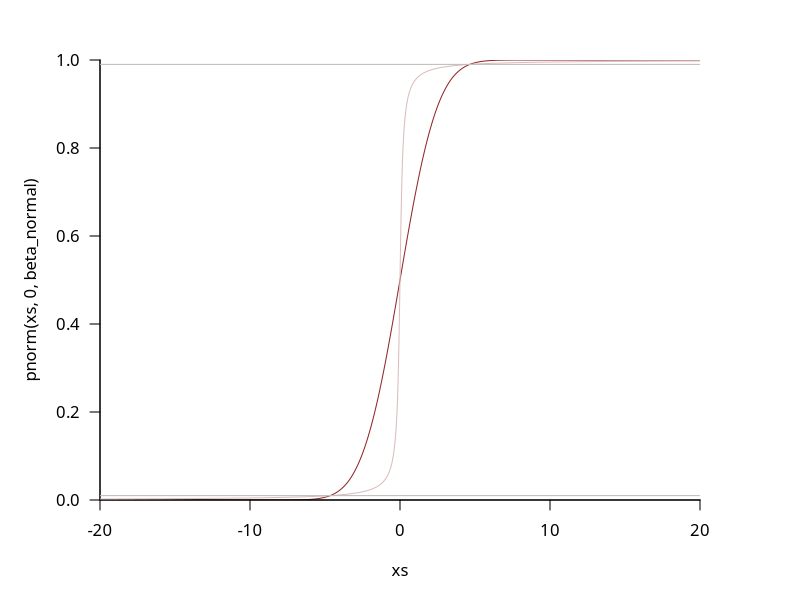
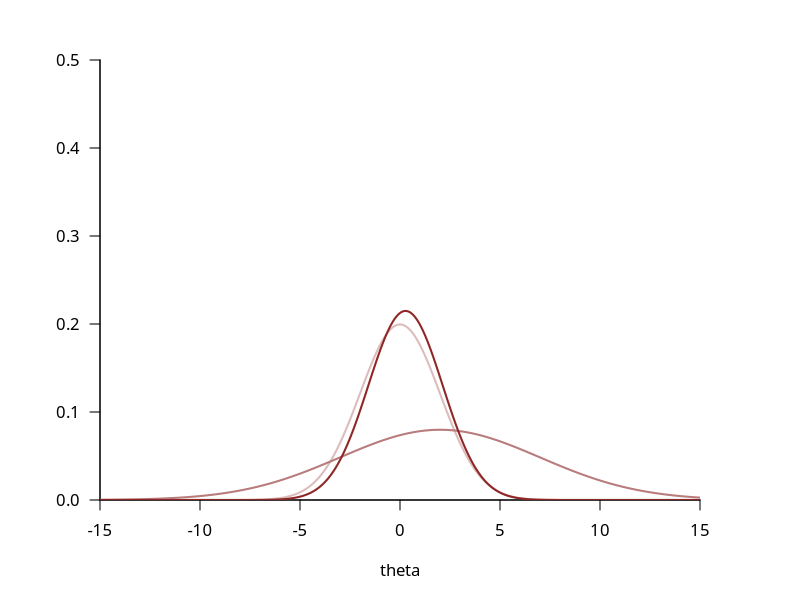
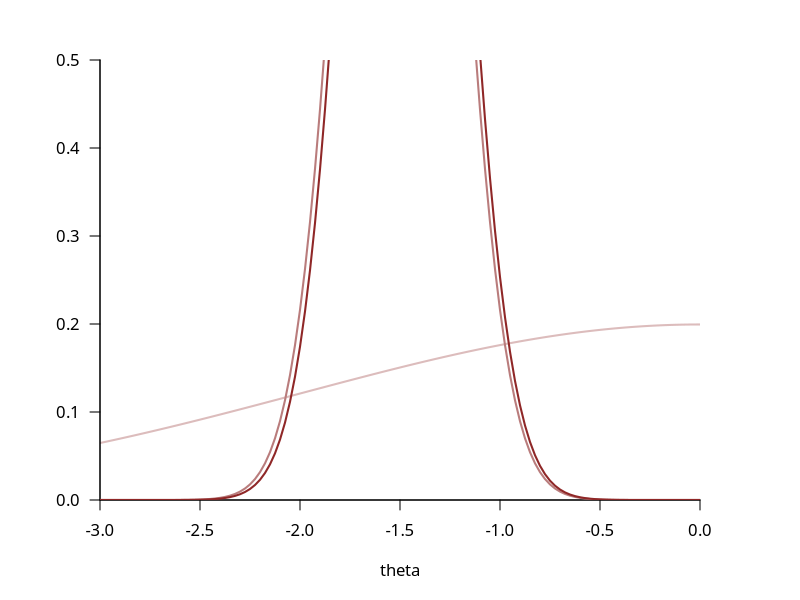
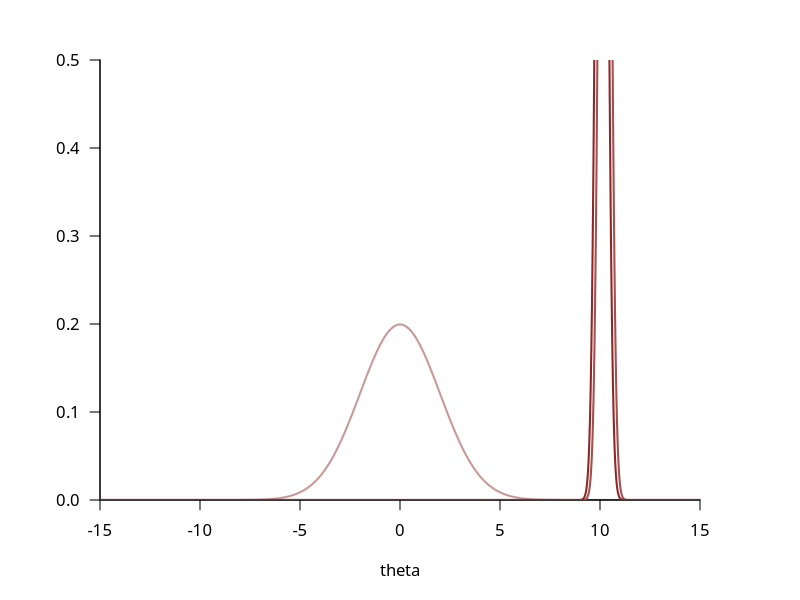
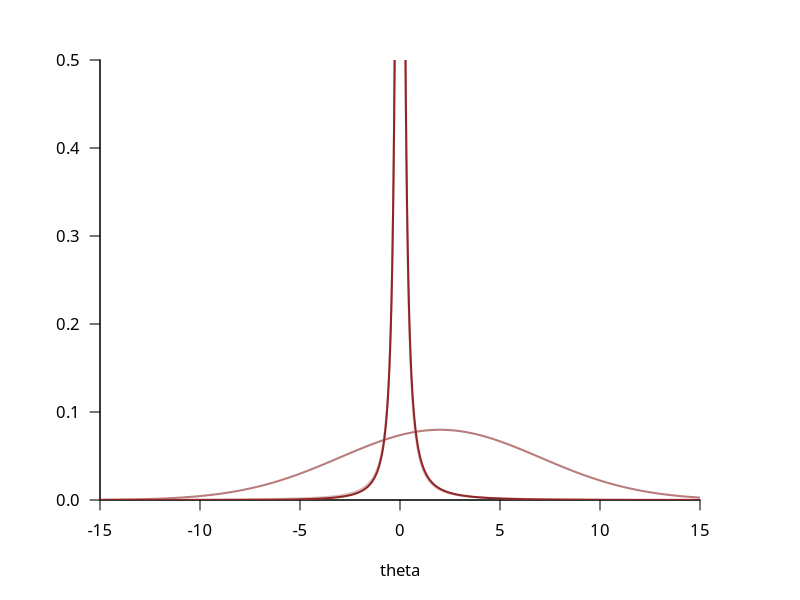
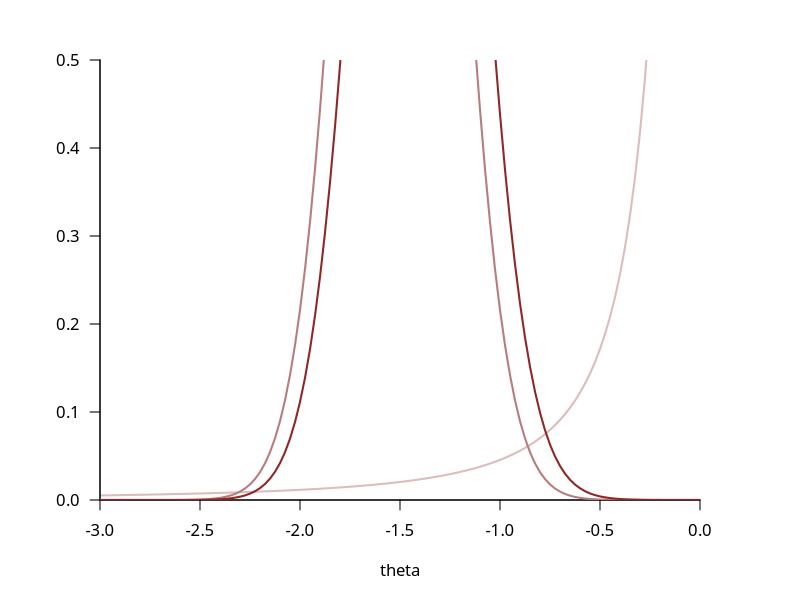
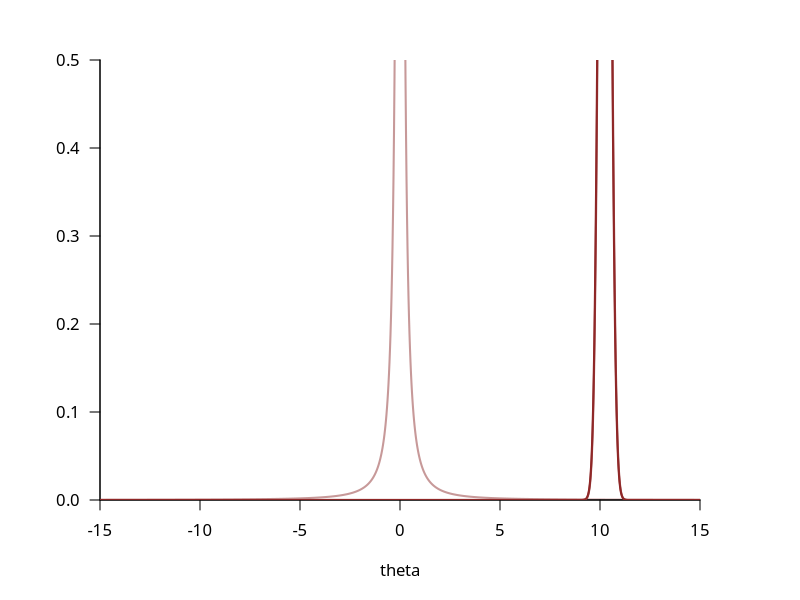

Reproduce these figures in R, in order.
############################################################
# Initial setup
############################################################

c_light <- c("#DCBCBC")
c_light_highlight <- c("#C79999")
c_mid <- c("#B97C7C")
c_mid_highlight <- c("#A25050")
c_dark <- c("#8F2727")
c_dark_highlight <- c("#7C0000")

c_light_trans <- c("#DCBCBC80")
c_dark_trans <- c("#8F272780")
c_green_trans <- c("#00FF0080")

par(family="CMU Serif", las=1, bty="l", cex.axis=1, cex.lab=1, cex.main=1,
    xaxs="i", yaxs="i", mar = c(5, 5, 3, 5))

############################################################
# CDF Comparison
############################################################

delta <- 0.025
xs <- seq(-20, 20, delta)

density_comps <- data.frame(xs)

beta_normal <- 2
beta_cauchy <- beta_normal / ( qcauchy(0.01, 0, beta_normal) / qnorm(0.01, 0, beta_normal) )

plot(xs, pnorm(xs, 0, beta_normal), type="l", col=c_dark)
lines(xs, pcauchy(xs, 0, beta_cauchy), col=c_light)

abline(h=0.01, col="grey")
abline(h=0.99, col="grey")

density_comps['normal_cdf'] = pnorm(xs, 0, beta_normal)
density_comps['cauchy_cdf'] = pcauchy(xs, 0, beta_cauchy)

############################################################
# Inferential Densities Comparison
############################################################

# Containment
sigma <- 5
y <- 2

unnorm_likelihoods <- exp(- 0.5 * ( (xs - y) / sigma)**2)
likelihoods <- unnorm_likelihoods / (sum(unnorm_likelihoods) * delta)

density_comps['containment_like'] = likelihoods

# Contraction
sigma <- 0.25
y <- -1.5

unnorm_likelihoods <- exp(- 0.5 * ( (xs - y) / sigma)**2)
likelihoods <- unnorm_likelihoods / (sum(unnorm_likelihoods) * delta)

density_comps['contraction_like'] = likelihoods

# Compromise
sigma <- 0.25
y <- 10.25

unnorm_likelihoods <- exp(- 0.5 * ( (xs - y) / sigma)**2)
likelihoods <- unnorm_likelihoods / (sum(unnorm_likelihoods) * delta)

density_comps['compromise_like'] = likelihoods

############################################################
# Normal
############################################################

prior_densities <- exp(- 0.5 * (xs / beta_normal)**2) / sqrt(2 * pi * beta_normal**2)

density_comps['normal_prior'] = prior_densities

# Containment
unnorm_posterior_densities <- density_comps$containment_like * prior_densities

norm <- sum(unnorm_posterior_densities) * delta
posterior_densities <- unnorm_posterior_densities / norm

density_comps['normal_post_containment'] = posterior_densities

par(mfrow=c(1, 1))

plot(xs, prior_densities, type="l", lwd=2, col=c_light,
     xlim=c(-15, 15), xlab='theta', ylim=c(0, 0.5), ylab="")

lines(xs, density_comps$containment_like, lwd=2, col=c_mid)

lines(xs, posterior_densities, lwd=2, col=c_dark)

# Contraction
unnorm_posterior_densities <- density_comps$contraction_like * prior_densities

norm <- sum(unnorm_posterior_densities) * delta
posterior_densities <- unnorm_posterior_densities / norm

density_comps['normal_post_contraction'] = posterior_densities

par(mfrow=c(1, 1))

plot(xs, prior_densities, type="l", lwd=2, col=c_light,
     xlim=c(-3, 0), xlab='theta', ylim=c(0, 0.5), ylab="")

lines(xs, density_comps$contraction_like, lwd=2, col=c_mid)

lines(xs, posterior_densities, lwd=2, col=c_dark)

# Compromise
unnorm_posterior_densities <- density_comps$compromise_like * prior_densities

norm <- sum(unnorm_posterior_densities) * delta
posterior_densities <- unnorm_posterior_densities / norm

density_comps['normal_post_compromise'] = posterior_densities

par(mfrow=c(1, 1))

plot(xs, prior_densities, type="l", lwd=2, col=c_light_highlight,
     xlim=c(-15, 15), xlab='theta', ylim=c(0, 0.5), ylab="")

lines(xs, density_comps$compromise_like, lwd=2, col=c_mid_highlight)

lines(xs, posterior_densities, lwd=2, col=c_dark)

############################################################
# Cauchy
############################################################

prior_densities <- prior_densities <- (beta_cauchy**2 / (xs**2 + beta_cauchy**2)) / (pi * beta_cauchy) 
  
density_comps['cauchy_prior'] = prior_densities

# Containment
unnorm_posterior_densities <- density_comps$containment_like * prior_densities

norm <- sum(unnorm_posterior_densities) * delta
posterior_densities <- unnorm_posterior_densities / norm

density_comps['cauchy_post_containment'] = posterior_densities

par(mfrow=c(1, 1))

plot(xs, prior_densities, type="l", lwd=2, col=c_light,
     xlim=c(-15, 15), xlab='theta', ylim=c(0, 0.5), ylab="")

lines(xs, density_comps$containment_like, lwd=2, col=c_mid)

lines(xs, posterior_densities, lwd=2, col=c_dark)

# Contraction
unnorm_posterior_densities <- density_comps$contraction_like * prior_densities

norm <- sum(unnorm_posterior_densities) * delta
posterior_densities <- unnorm_posterior_densities / norm

density_comps['cauchy_post_contraction'] = posterior_densities

par(mfrow=c(1, 1))

plot(xs, prior_densities, type="l", lwd=2, col=c_light,
     xlim=c(-3, 0), xlab='theta', ylim=c(0, 0.5), ylab="")

lines(xs, density_comps$contraction_like, lwd=2, col=c_mid)

lines(xs, posterior_densities, lwd=2, col=c_dark)

# Compromise
unnorm_posterior_densities <- density_comps$compromise_like * prior_densities

norm <- sum(unnorm_posterior_densities) * delta
posterior_densities <- unnorm_posterior_densities / norm

density_comps['cauchy_post_compromise'] = posterior_densities

par(mfrow=c(1, 1))

plot(xs, prior_densities, type="l", lwd=2, col=c_light_highlight,
     xlim=c(-15, 15), xlab='theta', ylim=c(0, 0.5), ylab="")

lines(xs, density_comps$compromise_like, lwd=2, col=c_mid_highlight)

lines(xs, posterior_densities, lwd=2, col=c_dark)

############################################################
# Save Output
############################################################

write.csv(density_comps, "density_comps.csv", row.names=FALSE, quote=FALSE)


